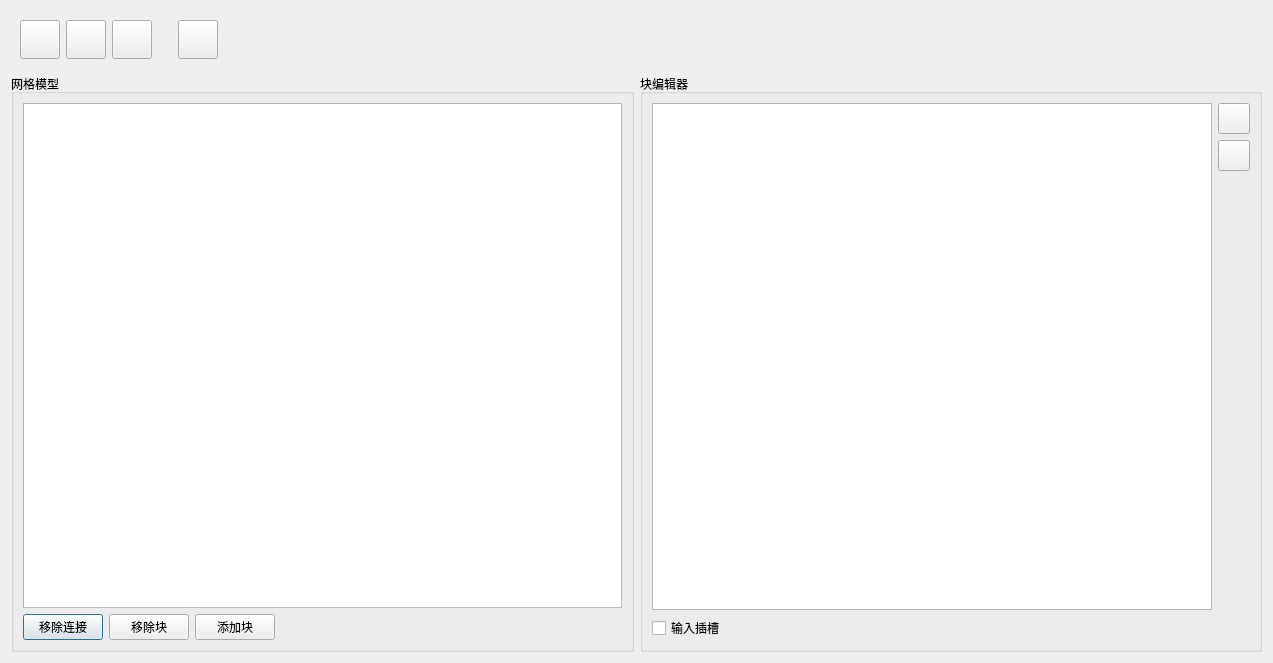
<?xml version="1.0" encoding="UTF-8"?>
<ui version="4.0">
 <class>BlockModPyDemoDialog</class>
 <widget class="QDialog" name="BlockModPyDemoDialog">
  <property name="geometry">
   <rect>
    <x>0</x>
    <y>0</y>
    <width>1273</width>
    <height>663</height>
   </rect>
  </property>
  <property name="windowTitle">
   <string>BlockModPy Demo</string>
  </property>
  <layout class="QGridLayout" name="gridLayout_2">
   <item row="0" column="0">
    <widget class="QWidget" name="widget_2" native="true">
     <layout class="QHBoxLayout" name="horizontalLayout">
      <item>
       <widget class="QToolButton" name="toolButtonNew">
        <property name="icon">
         <iconset resource="../resources/BlockModDemoPy.qrc">
          <normaloff>:/gfx/filenew_32x32.png</normaloff>:/gfx/filenew_32x32.png</iconset>
        </property>
        <property name="iconSize">
         <size>
          <width>32</width>
          <height>32</height>
         </size>
        </property>
       </widget>
      </item>
      <item>
       <widget class="QToolButton" name="toolButtonOpen">
        <property name="icon">
         <iconset resource="../resources/BlockModDemoPy.qrc">
          <normaloff>:/gfx/fileopen_32x32.png</normaloff>:/gfx/fileopen_32x32.png</iconset>
        </property>
        <property name="iconSize">
         <size>
          <width>32</width>
          <height>32</height>
         </size>
        </property>
       </widget>
      </item>
      <item>
       <widget class="QToolButton" name="toolButtonSave">
        <property name="icon">
         <iconset resource="../resources/BlockModDemoPy.qrc">
          <normaloff>:/gfx/filesave_32x32.png</normaloff>:/gfx/filesave_32x32.png</iconset>
        </property>
        <property name="iconSize">
         <size>
          <width>32</width>
          <height>32</height>
         </size>
        </property>
       </widget>
      </item>
      <item>
       <spacer name="horizontalSpacer_2">
        <property name="orientation">
         <enum>Qt::Horizontal</enum>
        </property>
        <property name="sizeType">
         <enum>QSizePolicy::Fixed</enum>
        </property>
        <property name="sizeHint" stdset="0">
         <size>
          <width>20</width>
          <height>20</height>
         </size>
        </property>
       </spacer>
      </item>
      <item>
       <widget class="QToolButton" name="toolButtonInfo">
        <property name="icon">
         <iconset resource="../resources/BlockModDemoPy.qrc">
          <normaloff>:/gfx/info_32x32.png</normaloff>:/gfx/info_32x32.png</iconset>
        </property>
        <property name="iconSize">
         <size>
          <width>32</width>
          <height>32</height>
         </size>
        </property>
       </widget>
      </item>
      <item>
       <spacer name="horizontalSpacer">
        <property name="orientation">
         <enum>Qt::Horizontal</enum>
        </property>
        <property name="sizeHint" stdset="0">
         <size>
          <width>40</width>
          <height>20</height>
         </size>
        </property>
       </spacer>
      </item>
     </layout>
    </widget>
   </item>
   <item row="1" column="0">
    <widget class="QGroupBox" name="groupBox">
     <property name="title">
      <string>网格模型</string>
     </property>
     <layout class="QVBoxLayout" name="verticalLayout">
      <item>
       <widget class="ZoomMeshGraphicsView" name="graphicsView">
        <property name="enabled">
         <bool>true</bool>
        </property>
       </widget>
      </item>
      <item>
       <layout class="QHBoxLayout" name="horizontalLayout_2">
        <item>
         <widget class="QPushButton" name="pushButtonRemoveConnection">
          <property name="text">
           <string>移除连接</string>
          </property>
         </widget>
        </item>
        <item>
         <widget class="QPushButton" name="pushButtonRemoveBlock">
          <property name="text">
           <string>移除块</string>
          </property>
         </widget>
        </item>
        <item>
         <widget class="QPushButton" name="pushButtonAddBlock">
          <property name="text">
           <string>添加块</string>
          </property>
         </widget>
        </item>
        <item>
         <spacer name="horizontalSpacer_3">
          <property name="orientation">
           <enum>Qt::Horizontal</enum>
          </property>
          <property name="sizeHint" stdset="0">
           <size>
            <width>40</width>
            <height>20</height>
           </size>
          </property>
         </spacer>
        </item>
       </layout>
      </item>
     </layout>
    </widget>
   </item>
   <item row="1" column="1">
    <widget class="QGroupBox" name="groupBox_2">
     <property name="title">
      <string>块编辑器</string>
     </property>
     <layout class="QGridLayout" name="gridLayout">
      <item row="0" column="0" rowspan="3">
       <widget class="ZoomMeshGraphicsView" name="blockEditorView"/>
      </item>
      <item row="0" column="1">
       <widget class="QToolButton" name="toolButtonAddSocket">
        <property name="icon">
         <iconset resource="../resources/BlockModDemoPy.qrc">
          <normaloff>:/gfx/plus.png</normaloff>:/gfx/plus.png</iconset>
        </property>
        <property name="iconSize">
         <size>
          <width>24</width>
          <height>24</height>
         </size>
        </property>
       </widget>
      </item>
      <item row="1" column="1">
       <widget class="QToolButton" name="toolButtonRemoveSocket">
        <property name="icon">
         <iconset resource="../resources/BlockModDemoPy.qrc">
          <normaloff>:/gfx/minus.png</normaloff>:/gfx/minus.png</iconset>
        </property>
        <property name="iconSize">
         <size>
          <width>24</width>
          <height>24</height>
         </size>
        </property>
       </widget>
      </item>
      <item row="2" column="1">
       <spacer name="verticalSpacer">
        <property name="orientation">
         <enum>Qt::Vertical</enum>
        </property>
        <property name="sizeHint" stdset="0">
         <size>
          <width>20</width>
          <height>261</height>
         </size>
        </property>
       </spacer>
      </item>
      <item row="3" column="0">
       <widget class="QCheckBox" name="checkBoxSocketIsInlet">
        <property name="text">
         <string>输入插槽</string>
        </property>
       </widget>
      </item>
     </layout>
    </widget>
   </item>
  </layout>
 </widget>
 <customwidgets>
  <customwidget>
   <class>ZoomMeshGraphicsView</class>
   <extends>QGraphicsView</extends>
   <header>zoom_mesh_graphics_view.py</header>
  </customwidget>
 </customwidgets>
 <resources>
  <include location="../resources/BlockModDemoPy.qrc"/>
 </resources>
 <connections/>
</ui>
